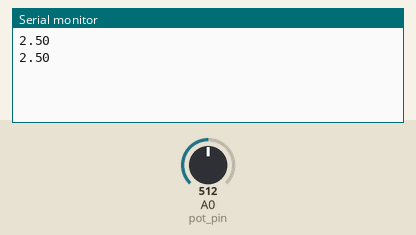
Bench run of a sketch on a simulated Arduino Leonardo, built with avr-gcc and run on an emulated ATmega32U4. On the bench: the last lines printed to the serial monitor. The test bench sets the inputs (shaded band); at power-on: A0 (pot_pin) = 512.

Above: at 1.8 s.
1.9 s: A0 (pot_pin) set to 716
At 2.8 s:
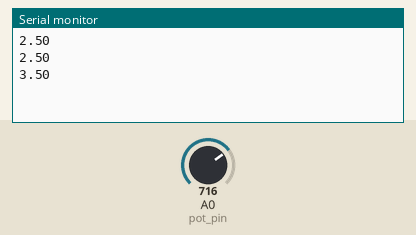
3.4 s: A0 (pot_pin) set to 900
At 4.4 s:
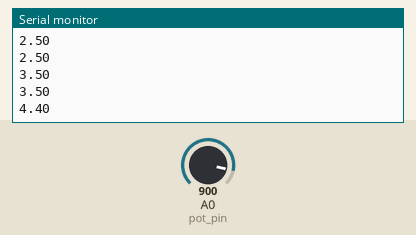
Timing chart, 0 to 6.4 s (numbered marks = the images above; inputs shaded):
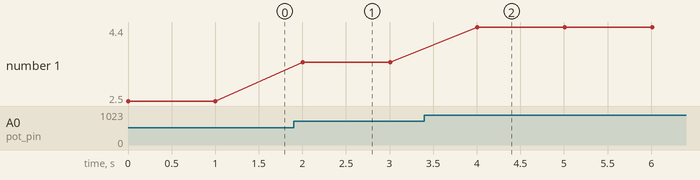

The sketch:

Prueba_2_volts.ino
```cpp
/*
Read values from a potentiometer
*/
const int pot_pin = 0;                  // Potentiometer

void setup()
{
 // initialize the serial communications:
 Serial.begin(9600);
 //analogReference(DEFAULT);

}
void loop()
{
 int value = analogRead(pot_pin);  //read from pot_pin
 delay(1); //


float quanta = 5.0/1023;
float volts = value*quanta;  //

Serial.print(volts);
Serial.print("\n");


delay(1000);  //wait for 1 second
}
```

Measured:
- after the input at 1.9 s, the serial monitor: prints a new line after 0.10 s (image 1)
- after the input at 3.4 s, the serial monitor: prints a new line after 0.61 s (image 2)
- plotted number 1: 2.5 → 3.5 after the input at 1.9 s, 3.5 → 4.4 after the input at 3.4 s
